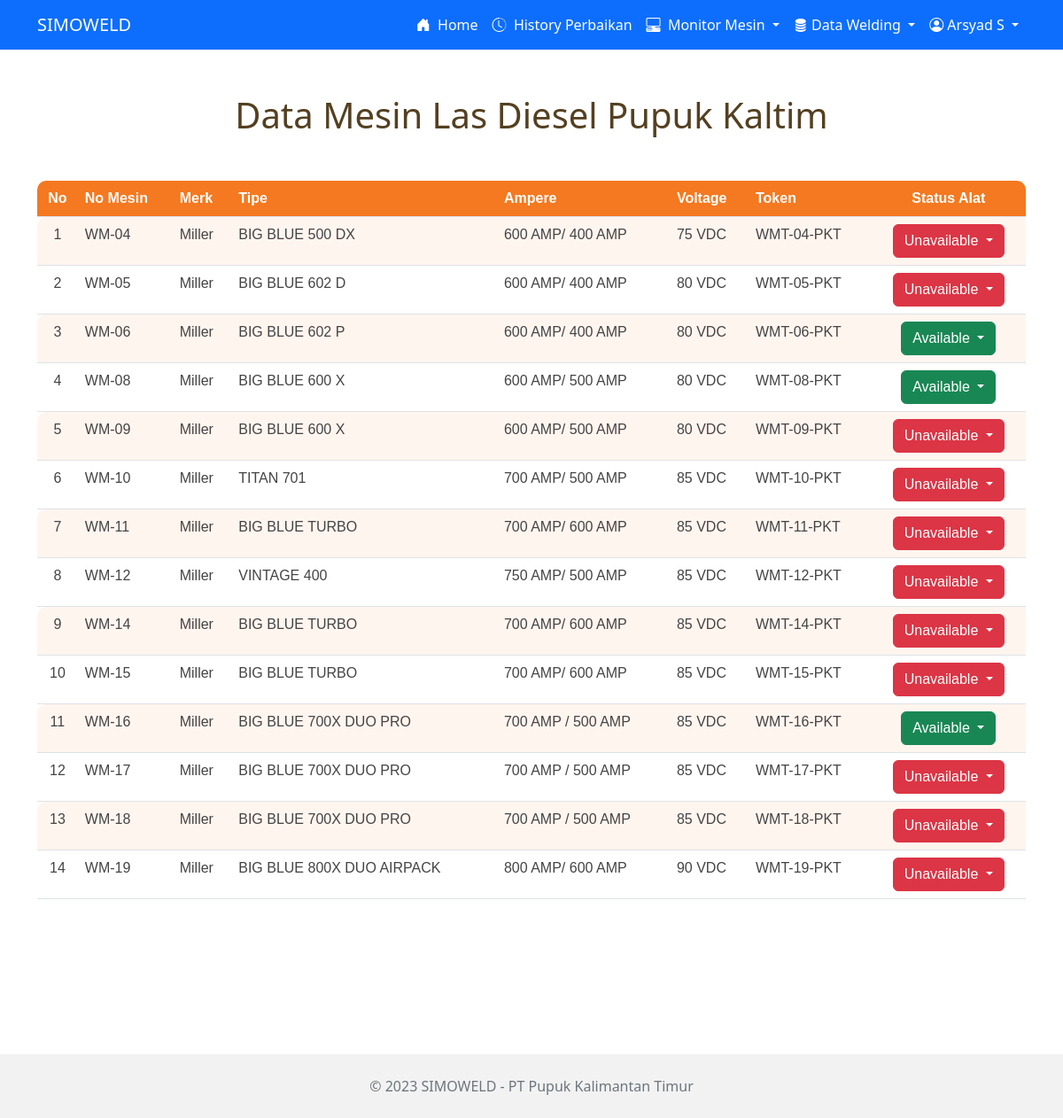
The app's page /mesin.php (signed in) with its own data.
### tables this page shows
CREATE TABLE `tb_user` (
  `usr_id` varchar(20) NOT NULL,
  `usr_name` varchar(50) NOT NULL,
  `usr_hp` varchar(15) NOT NULL,
  `usr_departemen` varchar(75) NOT NULL,
  `usr_role` varchar(10) NOT NULL,
  `usr_password` varchar(255) NOT NULL
);

CREATE TABLE `tb_mesin` (
  `msn_id` varchar(10) NOT NULL,
  `msn_merk` varchar(25) NOT NULL,
  `msn_tipe` varchar(25) NOT NULL,
  `msn_ampere` varchar(20) NOT NULL,
  `msn_voltage` varchar(7) NOT NULL,
  `msn_status` varchar(15) NOT NULL
);

CREATE TABLE `tb_mesin_kondisi` (
  `mk_id` int(11) NOT NULL,
  `mk_token` varchar(10) NOT NULL,
  `mk_condition` tinyint(1) DEFAULT NULL,
  `mk_date` datetime DEFAULT NULL ON UPDATE current_timestamp(),
  `tb_mesin_msn_id` varchar(10) DEFAULT NULL,
  `tb_user_usr_id` varchar(20) DEFAULT NULL
);

### mesin.php (the view, shortened to what this page needs)
<?php
    require 'functions.php';
    $mesin = mysqli_query($conn, "SELECT * FROM tb_mesin ORDER BY msn_id");
?>
<!DOCTYPE html>
<html lang="en">
<head>
    <link href="https://cdn.jsdelivr.net/npm/bootstrap@5.2.3/dist/css/bootstrap.min.css" rel="stylesheet">
    <link rel="stylesheet" href="css/style.css">
    <link rel="stylesheet" href="https://cdn.jsdelivr.net/npm/sweetalert2@11/dist/sweetalert2.min.css">
</head>
<body>
    <?php include_once("navbar.php"); ?>
    <h1 class="d-flex justify-content-center text-center" style="margin:50px 0 50px 0; color:#544021;">
        Data Mesin Las Diesel Pupuk Kaltim
    </h1>
    <div class="container mt-4">
        <table class="table">
            <tr>
                <th class="f">No</th>
                <th>No Mesin</th>
                <th>Merk</th>
                <th>Tipe</th>
                <th>Ampere</th>
                <th>Voltage</th>
                <th>Token</th>
                <th class="l">Status Alat</th>
            </tr>
            <?php $i = 1; ?>
            <?php while($row = mysqli_fetch_array($mesin)):?>
            <tr class="rowdata">
                <td class="f"><?= $i; ?></td>
                <td><?= $row["msn_id"] ?></td>
                <td><?= $row["msn_merk"] ?></td>
                <td><?= $row["msn_tipe"] ?></td>
                <td><?= $row["msn_ampere"] ?></td>
                <td><?= $row["msn_voltage"] ?></td>
                <td>
                    <?php
                        $mesin_id = $row["msn_id"];
                        $token = mysqli_query($conn, "SELECT * FROM tb_mesin INNER JOIN tb_mesin_kondisi ON tb_mesin_msn_id = '$mesin_id'");
                        if($token->num_rows > 0)
                            $token_mesin = $token->fetch_assoc();
                    ?>
                    <?= $token_mesin['mk_token'] ?>
                </td>
                <td class="h">
                    <div class="dropdown">
                        <button class="btn
                            <?php
                                if($row["msn_status"] == "Available"){
                                    echo "btn-success";
                                }else if($row["msn_status"] == "Unavailable"){
                                    echo "btn-danger";
                                }
                            ?>
                            dropdown-toggle" type="button" id="dropdownMenuButton1" data-bs-toggle="dropdown" aria-expanded="false">
                            <?= $row["msn_status"] ?>
                        </button>
                    </div>
                </td>
            </tr>
            <?php $i++; ?>
            <?php endwhile; ?>
        </table>
    </div>
    <div style="margin-top:175px;">
        <?php include_once('footer.php') ?>
    </div>
</body>
</html>

### navbar.php (shortened to what this page needs)
<?php
    $usr_id = $_SESSION["ID"];
    $query  = "SELECT * FROM tb_user WHERE usr_id = '$usr_id'";
    $result = $conn->query($query);
    $usr_sim = mysqli_query($conn, "SELECT * FROM tb_user WHERE usr_id = '$usr_id'");
    $row_user = $usr_sim->fetch_assoc();
?>
<link rel="stylesheet" href="https://cdn.jsdelivr.net/npm/bootstrap-icons@1.11.2/font/bootstrap-icons.min.css">
<link rel="stylesheet" href="css/style2.css">
<nav class="navbar navbar-expand-lg bg-primary">
  <div class="container container-fluid d-flex">
    <a class="navbar-brand text-white" href="index.php">SIMOWELD</a>
    <div class="collapse navbar-collapse justify-content-end" id="navbarNavDropdown">
      <ul class="navbar-nav">
        <li class="nav-item">
            <a class="nav-link active text-white" aria-current="page" href="index.php">
                <i class="bi bi-house-door-fill"></i> &nbsp;Home
            </a>
        </li>
        <li class="nav-item">
            <a class="nav-link active text-white" aria-current="page" href="history_all.php">
                <i class="bi bi-clock-history"></i> &nbsp;History Perbaikan
            </a>
        </li>
        <li class="nav-item dropdown">
            <a class="nav-link dropdown-toggle text-white" href="#" id="navbarDropdown" role="button" data-bs-toggle="dropdown" aria-expanded="false">
            <i class="bi bi-pc-display-horizontal"></i> &nbsp;Monitor Mesin
            </a>
        </li>
        <?php if($_SESSION["ROLE"] === "admin") :?>
            <li class="nav-item dropdown">
                <a class="nav-link dropdown-toggle text-white" href="#" role="button" data-bs-toggle="dropdown" aria-expanded="false">
                    <i class="bi bi-database-fill"></i>&nbsp;Data Welding
                </a>
            </li>
        <?php endif; ?>
        <li class="nav-item dropdown">
          <a class="nav-link dropdown-toggle text-white" href="#" role="button" data-bs-toggle="dropdown" aria-expanded="false">
            <i class="bi bi-person-circle"></i>&nbsp;<?= $row_user["usr_name"]?>
          </a>
        </li>
      </ul>
    </div>
  </div>
</nav>

### css/style.css (style rules this page uses)
.table { font-family: sans-serif; color: #444; border-collapse: collapse; display: block; overflow-x: auto; white-space: nowrap; }
.f { border-radius: 10px 0 0 0; text-align: center; }
.l { border-radius: 0 10px 0 0; text-align: center; }
.h { text-align: center; }
.table tr th { background: #f47920; color: #fff; font-weight: normal; font-weight: bold; }
.table tr:nth-child(even) { background-color: #fff5ef; }

### records on screen
tb_user: usr_name "Arsyad S"
tb_mesin: msn_id "WM-04", msn_merk "Miller", msn_tipe "BIG BLUE 500 DX", msn_ampere "600 AMP/ 400 AMP", msn_voltage "75 VDC", tb_mesin_kondisi.mk_token "WMT-04-PKT", msn_status "Unavailable"
tb_mesin: msn_id "WM-05", msn_merk "Miller", msn_tipe "BIG BLUE 602 D", msn_ampere "600 AMP/ 400 AMP", msn_voltage "80 VDC", tb_mesin_kondisi.mk_token "WMT-05-PKT", msn_status "Unavailable"
tb_mesin: msn_id "WM-06", msn_merk "Miller", msn_tipe "BIG BLUE 602 P", msn_ampere "600 AMP/ 400 AMP", msn_voltage "80 VDC", tb_mesin_kondisi.mk_token "WMT-06-PKT", msn_status "Available"
tb_mesin: msn_id "WM-08", msn_merk "Miller", msn_tipe "BIG BLUE 600 X", msn_ampere "600 AMP/ 500 AMP", msn_voltage "80 VDC", tb_mesin_kondisi.mk_token "WMT-08-PKT", msn_status "Available"
tb_mesin: msn_id "WM-09", msn_merk "Miller", msn_tipe "BIG BLUE 600 X", msn_ampere "600 AMP/ 500 AMP", msn_voltage "80 VDC", tb_mesin_kondisi.mk_token "WMT-09-PKT", msn_status "Unavailable"
tb_mesin: msn_id "WM-10", msn_merk "Miller", msn_tipe "TITAN 701", msn_ampere "700 AMP/ 500 AMP", msn_voltage "85 VDC", tb_mesin_kondisi.mk_token "WMT-10-PKT", msn_status "Unavailable"
tb_mesin: msn_id "WM-11", msn_merk "Miller", msn_tipe "BIG BLUE TURBO", msn_ampere "700 AMP/ 600 AMP", msn_voltage "85 VDC", tb_mesin_kondisi.mk_token "WMT-11-PKT", msn_status "Unavailable"
tb_mesin: msn_id "WM-12", msn_merk "Miller", msn_tipe "VINTAGE 400", msn_ampere "750 AMP/ 500 AMP", msn_voltage "85 VDC", tb_mesin_kondisi.mk_token "WMT-12-PKT", msn_status "Unavailable"
tb_mesin: msn_id "WM-14", msn_merk "Miller", msn_tipe "BIG BLUE TURBO", msn_ampere "700 AMP/ 600 AMP", msn_voltage "85 VDC", tb_mesin_kondisi.mk_token "WMT-14-PKT", msn_status "Unavailable"
tb_mesin: msn_id "WM-15", msn_merk "Miller", msn_tipe "BIG BLUE TURBO", msn_ampere "700 AMP/ 600 AMP", msn_voltage "85 VDC", tb_mesin_kondisi.mk_token "WMT-15-PKT", msn_status "Unavailable"
tb_mesin: msn_id "WM-16", msn_merk "Miller", msn_tipe "BIG BLUE 700X DUO PRO", msn_ampere "700 AMP / 500 AMP", msn_voltage "85 VDC", tb_mesin_kondisi.mk_token "WMT-16-PKT", msn_status "Available"
tb_mesin: msn_id "WM-17", msn_merk "Miller", msn_tipe "BIG BLUE 700X DUO PRO", msn_ampere "700 AMP / 500 AMP", msn_voltage "85 VDC", tb_mesin_kondisi.mk_token "WMT-17-PKT", msn_status "Unavailable"
tb_mesin: msn_id "WM-18", msn_merk "Miller", msn_tipe "BIG BLUE 700X DUO PRO", msn_ampere "700 AMP / 500 AMP", msn_voltage "85 VDC", tb_mesin_kondisi.mk_token "WMT-18-PKT", msn_status "Unavailable"
tb_mesin: msn_id "WM-19", msn_merk "Miller", msn_tipe "BIG BLUE 800X DUO AIRPACK", msn_ampere "800 AMP/ 600 AMP", msn_voltage "90 VDC", tb_mesin_kondisi.mk_token "WMT-19-PKT", msn_status "Unavailable"
